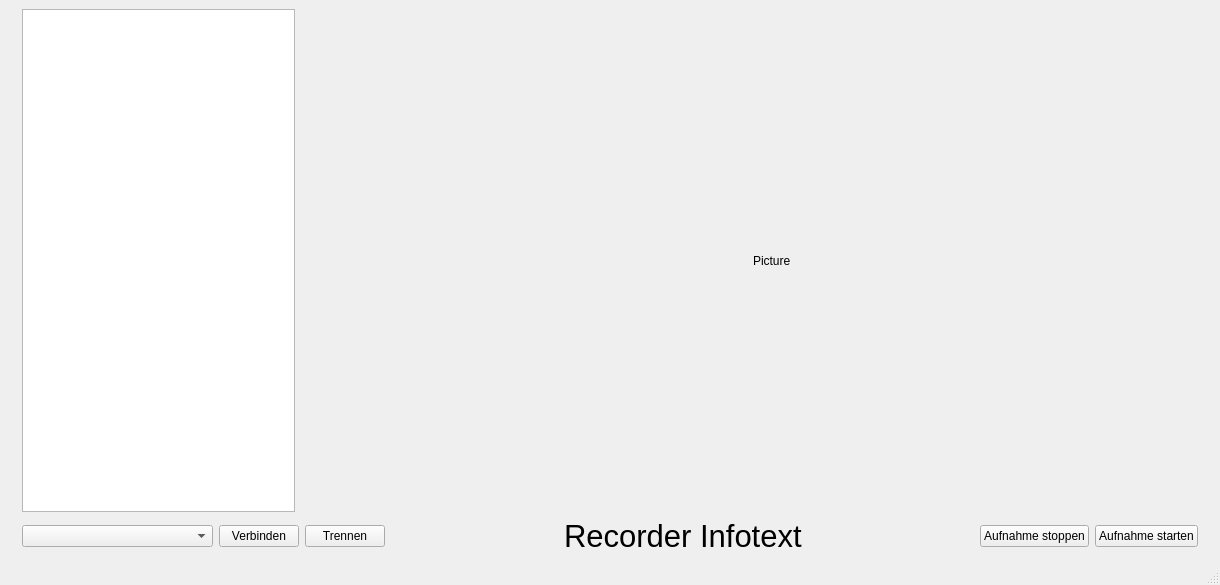
<?xml version="1.0" encoding="UTF-8"?>
<ui version="4.0">
 <class>MainWindow</class>
 <widget class="QMainWindow" name="MainWindow">
  <property name="geometry">
   <rect>
    <x>0</x>
    <y>0</y>
    <width>1220</width>
    <height>585</height>
   </rect>
  </property>
  <property name="windowTitle">
   <string>EMG Recorder</string>
  </property>
  <widget class="QWidget" name="centralwidget">
   <property name="sizePolicy">
    <sizepolicy hsizetype="Expanding" vsizetype="Expanding">
     <horstretch>0</horstretch>
     <verstretch>0</verstretch>
    </sizepolicy>
   </property>
   <layout class="QGridLayout" name="gridLayout">
    <item row="0" column="4">
     <spacer name="horizontalSpacer_3">
      <property name="orientation">
       <enum>Qt::Horizontal</enum>
      </property>
      <property name="sizeType">
       <enum>QSizePolicy::Fixed</enum>
      </property>
      <property name="sizeHint" stdset="0">
       <size>
        <width>13</width>
        <height>492</height>
       </size>
      </property>
     </spacer>
    </item>
    <item row="0" column="0">
     <spacer name="horizontalSpacer_2">
      <property name="orientation">
       <enum>Qt::Horizontal</enum>
      </property>
      <property name="sizeType">
       <enum>QSizePolicy::Fixed</enum>
      </property>
      <property name="sizeHint" stdset="0">
       <size>
        <width>13</width>
        <height>492</height>
       </size>
      </property>
     </spacer>
    </item>
    <item row="0" column="1">
     <widget class="QTextBrowser" name="textBrowserSerial">
      <property name="maximumSize">
       <size>
        <width>273</width>
        <height>16777215</height>
       </size>
      </property>
     </widget>
    </item>
    <item row="0" column="2">
     <widget class="PlotWidget" name="graphWidget" native="true"/>
    </item>
    <item row="1" column="1" colspan="3">
     <layout class="QHBoxLayout" name="horizontalLayout_3">
      <item>
       <widget class="QComboBox" name="comboBoxPorts">
        <property name="minimumSize">
         <size>
          <width>191</width>
          <height>0</height>
         </size>
        </property>
       </widget>
      </item>
      <item>
       <widget class="QPushButton" name="pushButtonConnect">
        <property name="text">
         <string>Verbinden</string>
        </property>
       </widget>
      </item>
      <item>
       <widget class="QPushButton" name="pushButtonDisconnect">
        <property name="text">
         <string>Trennen</string>
        </property>
       </widget>
      </item>
      <item>
       <spacer name="horizontalSpacer">
        <property name="orientation">
         <enum>Qt::Horizontal</enum>
        </property>
        <property name="sizeHint" stdset="0">
         <size>
          <width>40</width>
          <height>20</height>
         </size>
        </property>
       </spacer>
      </item>
      <item>
       <widget class="QLabel" name="labelInfotext">
        <property name="font">
         <font>
          <pointsize>23</pointsize>
         </font>
        </property>
        <property name="text">
         <string>Recorder Infotext</string>
        </property>
       </widget>
      </item>
      <item>
       <spacer name="horizontalSpacer_4">
        <property name="orientation">
         <enum>Qt::Horizontal</enum>
        </property>
        <property name="sizeHint" stdset="0">
         <size>
          <width>40</width>
          <height>20</height>
         </size>
        </property>
       </spacer>
      </item>
      <item>
       <widget class="QPushButton" name="pushButtonStopRecord">
        <property name="text">
         <string>Aufnahme stoppen</string>
        </property>
       </widget>
      </item>
      <item>
       <widget class="QPushButton" name="pushButtonRecord">
        <property name="text">
         <string>Aufnahme starten</string>
        </property>
       </widget>
      </item>
     </layout>
    </item>
    <item row="0" column="3">
     <widget class="QLabel" name="labelPicture">
      <property name="text">
       <string>Picture</string>
      </property>
     </widget>
    </item>
   </layout>
  </widget>
  <widget class="QMenuBar" name="menubar">
   <property name="geometry">
    <rect>
     <x>0</x>
     <y>0</y>
     <width>1220</width>
     <height>21</height>
    </rect>
   </property>
  </widget>
  <widget class="QStatusBar" name="statusbar"/>
  <action name="actionConnect">
   <property name="text">
    <string>Connect</string>
   </property>
   <property name="toolTip">
    <string>Verbinden</string>
   </property>
  </action>
 </widget>
 <customwidgets>
  <customwidget>
   <class>PlotWidget</class>
   <extends>QWidget</extends>
   <header>pyqtgraph</header>
   <container>1</container>
  </customwidget>
 </customwidgets>
 <resources/>
 <connections>
  <connection>
   <sender>pushButtonConnect</sender>
   <signal>clicked()</signal>
   <receiver>MainWindow</receiver>
   <slot>connectSerial()</slot>
   <hints>
    <hint type="sourcelabel">
     <x>254</x>
     <y>539</y>
    </hint>
    <hint type="destinationlabel">
     <x>373</x>
     <y>583</y>
    </hint>
   </hints>
  </connection>
  <connection>
   <sender>pushButtonRecord</sender>
   <signal>clicked()</signal>
   <receiver>MainWindow</receiver>
   <slot>startRecord()</slot>
   <hints>
    <hint type="sourcelabel">
     <x>1146</x>
     <y>547</y>
    </hint>
    <hint type="destinationlabel">
     <x>1048</x>
     <y>581</y>
    </hint>
   </hints>
  </connection>
  <connection>
   <sender>pushButtonDisconnect</sender>
   <signal>clicked()</signal>
   <receiver>MainWindow</receiver>
   <slot>disconnectSerial()</slot>
   <hints>
    <hint type="sourcelabel">
     <x>349</x>
     <y>548</y>
    </hint>
    <hint type="destinationlabel">
     <x>438</x>
     <y>584</y>
    </hint>
   </hints>
  </connection>
  <connection>
   <sender>pushButtonStopRecord</sender>
   <signal>clicked()</signal>
   <receiver>MainWindow</receiver>
   <slot>stopRecord()</slot>
   <hints>
    <hint type="sourcelabel">
     <x>1014</x>
     <y>538</y>
    </hint>
    <hint type="destinationlabel">
     <x>925</x>
     <y>546</y>
    </hint>
   </hints>
  </connection>
 </connections>
 <slots>
  <slot>connectSerial()</slot>
  <slot>startRecord()</slot>
  <slot>disconnectSerial()</slot>
  <slot>stopRecord()</slot>
 </slots>
</ui>
